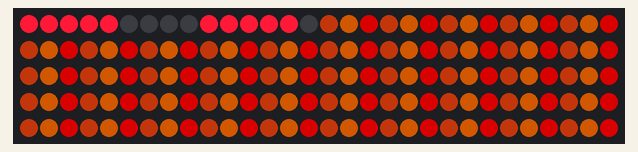
A sketch run on a simulated ATtiny85, built with avr-gcc and run on an emulated ATtiny85. On the bench: 150 RGB LEDs in strip order, left to right, continuing on the next row. The strip is taken to match the declared colour order; random numbers use the default seed unless the sketch sets one.

Above: at 0.17 s.
At 35.8 s:
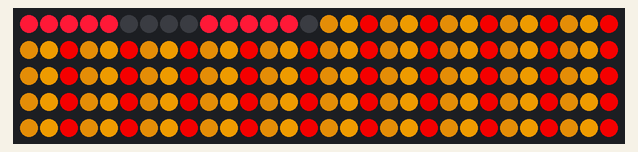

The sketch:

scene_two.ino
```cpp
#include <Adafruit_NeoPixel.h>
#ifdef __AVR__
  #include <avr/power.h>
#endif

#define PIN 2

// Parameter 1 = number of pixels in strip
// Parameter 2 = Arduino pin number (most are valid)
// Parameter 3 = pixel type flags, add together as needed:
//   NEO_KHZ800  800 KHz bitstream (most NeoPixel products w/WS2812 LEDs)
//   NEO_KHZ400  400 KHz (classic 'v1' (not v2) FLORA pixels, WS2811 drivers)
//   NEO_GRB     Pixels are wired for GRB bitstream (most NeoPixel products)
//   NEO_RGB     Pixels are wired for RGB bitstream (v1 FLORA pixels, not v2)
//   NEO_RGBW    Pixels are wired for RGBW bitstream (NeoPixel RGBW products)
Adafruit_NeoPixel strip = Adafruit_NeoPixel(150, PIN, NEO_RGB + NEO_KHZ800);

// IMPORTANT: To reduce NeoPixel burnout risk, add 1000 uF capacitor across
// pixel power leads, add 300 - 500 Ohm resistor on first pixel's data input
// and minimize distance between Arduino and first pixel.  Avoid connecting
// on a live circuit...if you must, connect GND first.


int16_t firefly1 = 0;
int16_t firefly2 = 0;
int16_t firefly3 = 0;

void setup() {
  // This is for Trinket 5V 16MHz, you can remove these three lines if you are not using a Trinket
  #if defined (__AVR_ATtiny85__)
    if (F_CPU == 16000000) clock_prescale_set(clock_div_1);
  #endif
  // End of trinket special code


  // Which position for the fireflies who got eaten?
  firefly1 = random(30) + 15;
  firefly2 = random(50) + 50;
  firefly3 = random(50) + 50;

  strip.begin();
  strip.show(); // Initialize all pixels to 'off'
}

int16_t j = 0, j_direction = 0;
uint16_t firefly_offset = 0;
long random_jump;

const int16_t EYES_START = 0;
const int16_t EYES_END = 15;
const int16_t BODY_STARTS = 25;

void loop() {

  updateEyes(j);
  updateHead(j);
  update(j);
  strip.show();

  if(j_direction == 1){
    if(j > 80) j_direction = 0;
    else j += 1;
  } else {
    if(j < 2) j_direction = 1;
    j -= 1;
  }

  random_jump = random(10);
  if (random_jump == 1) {
    firefly1++;
    firefly2++;
    firefly3++;
    if (firefly1 > strip.numPixels()) firefly1 = EYES_END;
    if (firefly2 > strip.numPixels()) firefly2 = EYES_END;
    if (firefly3 > strip.numPixels()) firefly3 = EYES_END;
  }


  delay(10);
}

void updateEyes(int16_t j){

  if (j < 25 && j >= 0){
    for(uint8_t i=0; i < 5; i++) {
      strip.setPixelColor(i, strip.Color(255-(j * 4), 25-(j), 55-j));
      strip.setPixelColor(i+9, strip.Color(255-(j * 4), 25-(j), 55-j));
    }
  }
  else {
    // right eye
    for(uint8_t i=0; i < 5; i++) {
      strip.setPixelColor(i, strip.Color(255, 25, 55));
      strip.setPixelColor(i+9, strip.Color(255, 25, 55));
    }
  }

}

void updateHead(int16_t j){
  for(uint16_t i=EYES_END; i< BODY_STARTS; i++) {
    if(i % 3 == 0) {
      strip.setPixelColor(i, strip.Color(90 + j, 25+j, 5));    }
    if(i % 3 == 1) {
      strip.setPixelColor(i, strip.Color(120 + j, 50+j, 0));
    }
    if(i % 3 == 2) {
      strip.setPixelColor(i, strip.Color(140 + j, 0, 0));    }

    if(i % 28 == 0) {
      //if ((i + firefly_offset) > strip.numPixels()) random_jump++;
      //else
      strip.setPixelColor(i + firefly_offset, strip.Color(30-j, 80, 30));
    }

  }
}

void update(int16_t j) {
  uint16_t i;

  for(i=BODY_STARTS; i< strip.numPixels(); i++) {
    if((i == firefly1) || (i == firefly2) || (i == firefly3)){
      strip.setPixelColor(i + firefly_offset, strip.Color(30-j, 80, 30));
    }
    if(i % 3 == 0) {
      strip.setPixelColor(i, strip.Color(90 + j, 25+j, 5));    }
    if(i % 3 == 1) {
      strip.setPixelColor(i, strip.Color(120 + j, 50+j, 0));
    }
    if(i % 3 == 2) {
      strip.setPixelColor(i, strip.Color(140 + j, 0, 0));
    }

  }
}

void updateWithJankyFirefly(int16_t j) {
  uint16_t i;

  for(i=0; i< strip.numPixels(); i++) {
    if(i % 2 == 0) {
      strip.setPixelColor(i, strip.Color(90 + j, 0, 170 + j));
    }
    if(i % 17 == 0) {
      strip.setPixelColor(i + j, strip.Color(30-j, 200, 30-j));
    }
    else {
      strip.setPixelColor(i, strip.Color(40+j, 0, 150+j));
    }
  }
}
```
